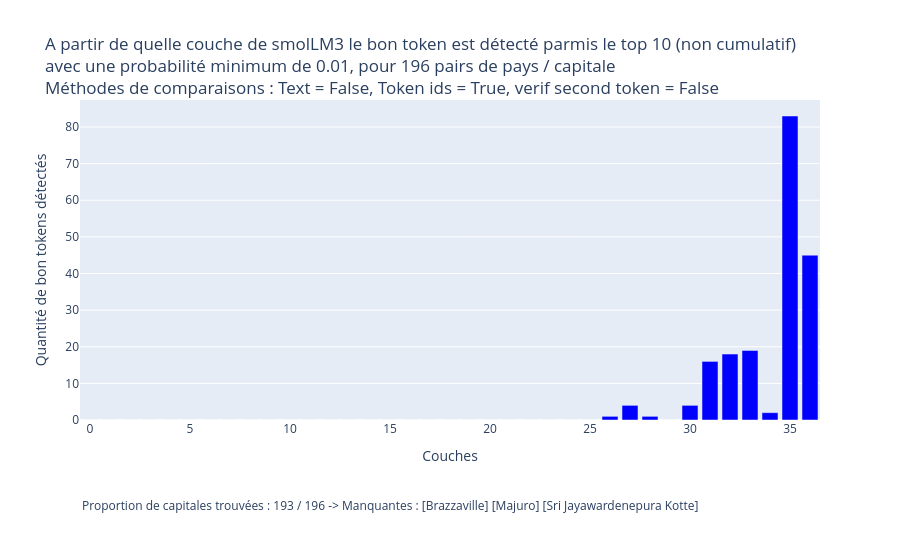

The code cell stored with this chart in its notebook:
### Code cell
from residualstream_vizualisation import plot_layer_analysis

y  = plot_layer_analysis(model, tokenizer, df, top_k=10, min_proba_threshold=0.01, 
                    comp_text=False, comp_token=True, verif_sec_token=False)

### Figure 1 — Plotly figure (JSON) as saved in the notebook; plotly's stock layout.template omitted (floating-point values rounded to 4 significant figures)
{"data": [{"customdata": [[""], [""], [""], [""], [""], [""], [""], [""], [""], [""], [""], [""], [""], [""], [""], [""], [""], [""], [""], [""], [""], [""], [""], [""], [""], [""], ["<br>Kuwait City [K] : 0.012 | top 7"], ["<br>Bissau [B] : 0.016 | top 9<br>Lima [L] : 0.012 | top 7<br>Doha [D] : 0.011 | top 5<br>Hanoi [H] : 0.013 | top 10"], ["<br>Baku [B] : 0.011 | top 7"], [""], ["<br>Tirana [T] : 0.017 | top 4<br>Yerevan [Y] : 0.030 | top 3<br>Accra [Acc] : 0.019 | top 2<br>Vatican City [V] : 0.018 | top 8"], ["<br>Kabul [K] : 0.016 | top 3<br>Algiers [Alg] : 0.017 | top 5<br>Vienna [Vi] : 0.062 | top 4<br>Tallinn [T] : 0.011 | top 3<br>Addis Ababa [Add] : 0.044 | top 2<br>Helsinki [H] : 0.015 | top 6<br>Budapest [B] : 0.067 | top 2<br>New Delhi [New] : 0.024 | top 3<br>Tripoli [Trip] : 0.013 | top 5<br>Bucharest [B] : 0.015 | top 4<br>Belgrade [Bel] : 0.040 | top 2<br>Bratislava [Br] : 0.025 | top 4<br>Ljubljana [L] : 0.030 | top 2<br>Stockholm [Stock] : 0.011 | top 6<br>Damascus [Dam] : 0.050 | top 3<br>Abu Dhabi [Ab] : 0.022 | top 5"], ["<br>Buenos Aires [B] : 0.020 | top 7<br>Dhaka [D] : 0.016 | top 4<br>Brussels [Br] : 0.042 | top 3<br>Sofia [S] : 0.014 | top 9<br>Ottawa [O] : 0.014 | top 9<br>Beijing [Be] : 0.014 | top 6<br>Zagreb [Z] : 0.022 | top 2<br>Prague [Pr] : 0.064 | top 2<br>Baghdad [Bag] : 0.035 | top 3<br>Tokyo [Tok] : 0.012 | top 3<br>Antananarivo [Ant] : 0.026 | top 6<br>Valletta [Val] : 0.017 | top 4<br>Managua [Man] : 0.019 | top 7<br>Abuja [Ab] : 0.011 | top 6<br>Panama City [Pan] : 0.013 | top 5<br>Lisbon [L] : 0.037 | top 3<br>Kigali [K] : 0.012 | top 10<br>Caracas [Car] : 0.013 | top 10"], ["<br>Canberra [Can] : 0.016 | top 6<br>Sarajevo [S] : 0.056 | top 4<br>Copenhagen [C] : 0.028 | top 2<br>Djibouti [D] : 0.023 | top 4<br>Reykjavík [Re] : 0.032 | top 2<br>Tehran [T] : 0.055 | top 3<br>Rome [R] : 0.194 | top 2<br>Nairobi [N] : 0.012 | top 6<br>Bamako [B] : 0.029 | top 3<br>Nouakchott [N] : 0.020 | top 6<br>Ulaanbaatar [U] : 0.069 | top 1<br>Rabat [R] : 0.025 | top 7<br>Amsterdam [Am] : 0.063 | top 3<br>Pyongyang [Py] : 0.021 | top 9<br>Manila [Man] : 0.177 | top 1<br>Dakar [D] : 0.044 | top 4<br>Mogadishu [M] : 0.064 | top 1<br>Ankara [An] : 0.108 | top 3<br>Sana'a [S] : 0.168 | top 1"], ["<br>Moscow [Mos] : 0.031 | top 6<br>Madrid [Mad] : 0.117 | top 3"], ["<br>Andorra la Vella [And] : 0.057 | top 2<br>Luanda [Lu] : 0.305 | top 1<br>Manama [Man] : 0.863 | top 1<br>Minsk [M] : 0.254 | top 2<br>Porto-Novo [Port] : 0.221 | top 1<br>Thimphu [Th] : 0.957 | top 1<br>Gaborone [G] : 0.248 | top 1<br>Bandar Seri Begawan [Band] : 0.389 | top 1<br>Ouagadougou [O] : 0.871 | top 1<br>Gitega [G] : 0.015 | top 3<br>Praia [P] : 0.019 | top 3<br>Bangui [Bang] : 0.109 | top 2<br>Santiago [S] : 0.805 | top 1<br>Bogotá [B] : 0.578 | top 1<br>Kinshasa [Kin] : 0.637 | top 1<br>Santo Domingo [S] : 0.024 | top 8<br>Quito [Qu] : 0.115 | top 2<br>Cairo [C] : 0.167 | top 2<br>San Salvador [San] : 0.018 | top 7<br>Malabo [Mal] : 0.099 | top 2"], ["<br>Saint John's [Saint] : 0.559 | top 1<br>Nassau [N] : 0.996 | top 1<br>Bridgetown [B] : 0.107 | top 3<br>Belmopan [Bel] : 0.200 | top 2<br>Sucre [Su] : 0.014 | top 2<br>Brasília [Br] : 0.287 | top 3<br>Phnom Penh [Ph] : 1.000 | top 1<br>Yaoundé [Ya] : 0.930 | top 1<br>N'Djamena [N] : 0.930 | top 1<br>Moroni [Mor] : 0.941 | top 1<br>San José [San] : 1.000 | top 1<br>Havana [H] : 0.961 | top 1<br>Nicosia [N] : 1.000 | top 1<br>Roseau [Rose] : 0.996 | top 1<br>Paris [Paris] : 1.000 | top 1<br>Berlin [Berlin] : 1.000 | top 1<br>Saint George's [Saint] : 0.075 | top 2<br>Guatemala City [Gu] : 0.992 | top 1<br>Dublin [Dub] : 1.000 | top 1<br>Jerusalem [Jer] : 0.469 | top 2"]], "hovertemplate": "Couches=%{x}<br>Quantité de bon tokens détectés=%{y}<br>Details=%{customdata[0]}<extra></extra>", "legendgroup": "", "marker": {"color": "blue", "pattern": {"shape": ""}}, "name": "", "orientation": "v", "showlegend": false, "textposition": "auto", "type": "bar", "x": [0, 1, 2, 3, 4, 5, 6, 7, 8, 9, 10, 11, 12, 13, 14, 15, 16, 17, 18, 19, 20, 21, 22, 23, 24, 25, 26, 27, 28, 29, 30, 31, 32, 33, 34, 35, 36], "xaxis": "x", "y": [0, 0, 0, 0, 0, 0, 0, 0, 0, 0, 0, 0, 0, 0, 0, 0, 0, 0, 0, 0, 0, 0, 0, 0, 0, 0, 1, 4, 1, 0, 4, 16, 18, 19, 2, 83, 45], "yaxis": "y"}], "layout": {"annotations": [{"showarrow": false, "text": "Proportion de capitales trouvées : 193 / 196 -> Manquantes : [Brazzaville] [Majuro] [Sri Jayawardenepura Kotte] ", "x": 0, "xref": "paper", "y": -0.3, "yref": "paper"}], "barmode": "relative", "legend": {"tracegroupgap": 0}, "margin": {"b": 140}, "title": {"text": "A partir de quelle couche de smolLM3 le bon token est détecté parmis le top 10 (non cumulatif)<br>avec une probabilité minimum de 0.01, pour 196 pairs de pays / capitale<br>Méthodes de comparaisons : Text = False, Token ids = True, verif second token = False"}, "xaxis": {"anchor": "y", "domain": [0, 1], "title": {"text": "Couches"}}, "yaxis": {"anchor": "x", "domain": [0, 1], "title": {"text": "Quantité de bon tokens détectés"}}}}
